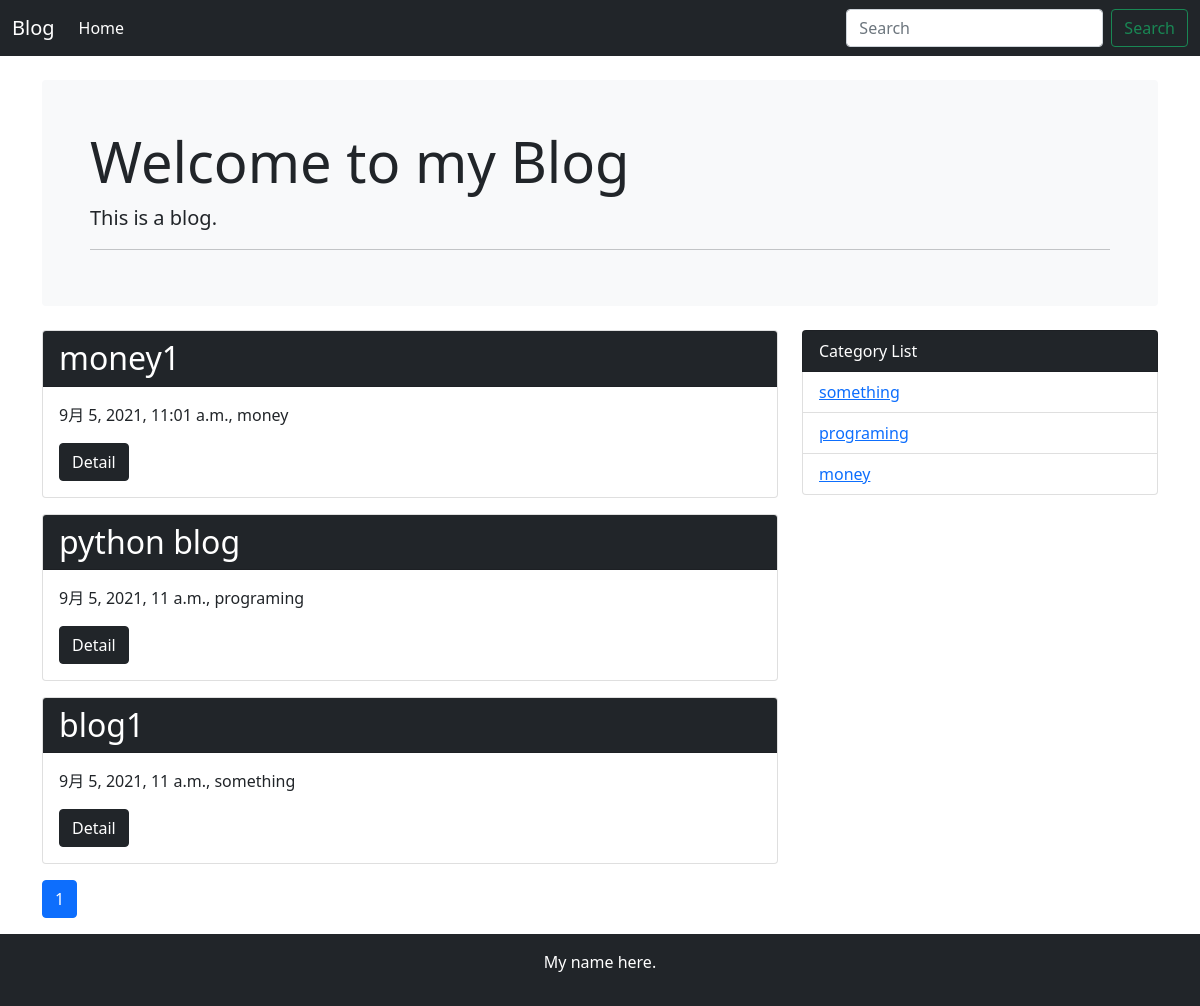
The app's page /, older data.
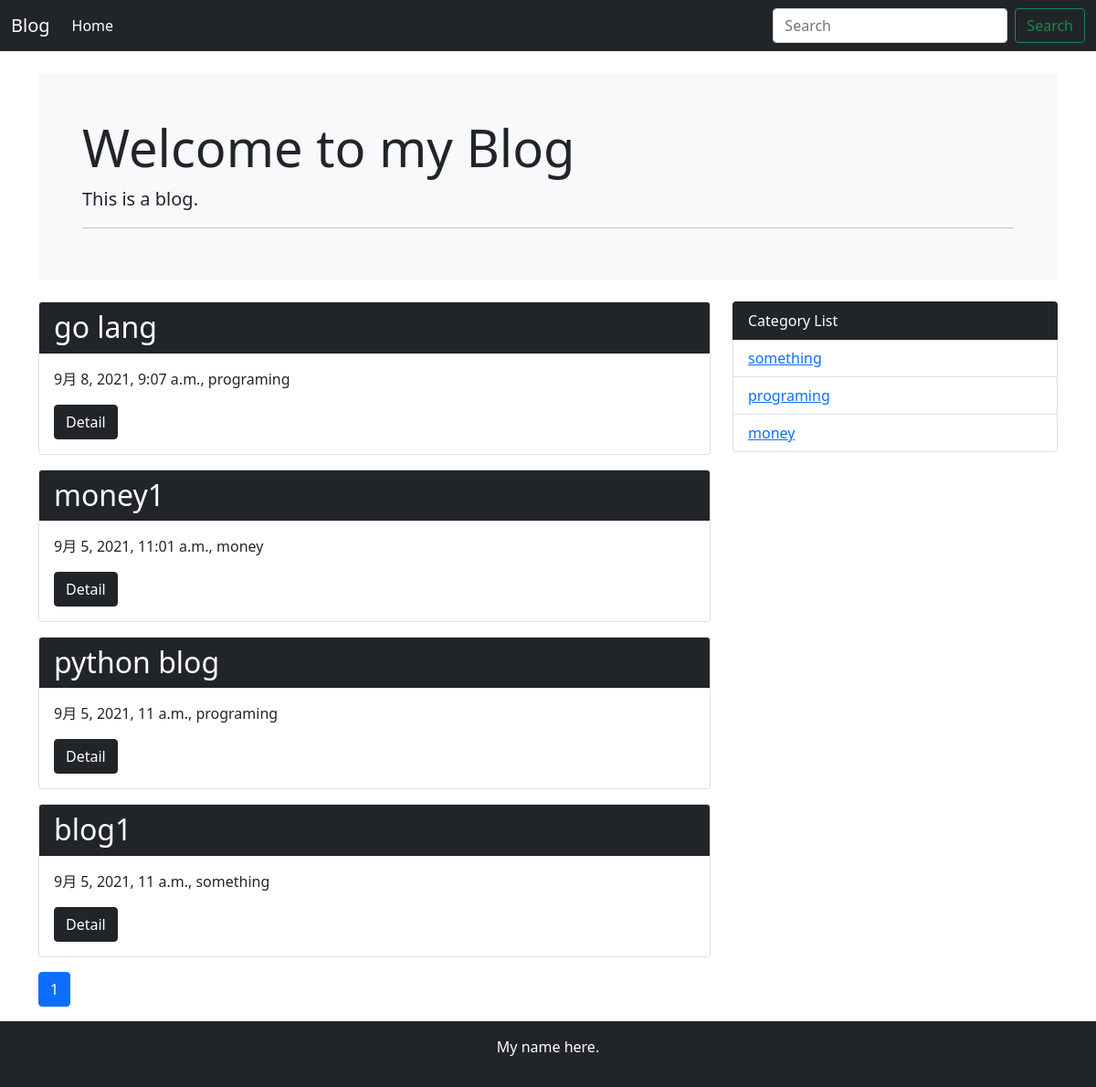
The same page, newer data.
### blog/models.py (models this page shows, shortened)
class Post(models.Model):
    title = models.CharField("Title", max_length=255)
    text = models.TextField("Body")
    created_at = models.DateTimeField("Created date", default=timezone.now)
    category = models.ForeignKey(Category, verbose_name="Category name", on_delete=models.PROTECT)

class Category(models.Model):
    name = models.CharField("Category name", max_length=255)
    created_at = models.DateTimeField("Created date", default=timezone.now)
    def __str__(self):
        return self.name

### blog/views.py (the view)
# urls.py: path("", views.IndexView.as_view(), name="index"),
class IndexView(generic.ListView):
    model = Post
    paginate_by = 5
    def get_queryset(self):
        queryset = Post.objects.order_by("-created_at")
        keyword = self.request.GET.get("keyword")
        if keyword:
            queryset = queryset.filter(
                Q(title__icontains=keyword) | Q(text__icontains=keyword)
            )
        return queryset

### blog/context_processors.py (called while the page is built)
def common(request):
    context = {
        "category_list": Category.objects.all()
    }
    return context

### blog/templatetags/mytag.py (called while the page is built)
@register.simple_tag
def url_replace(request, field, value):
    url_dict = request.GET.copy()
    url_dict[field] = value
    return url_dict.urlencode()

### blog/templates/blog/post_list.html
{% extends 'blog/base.html' %}
{% block content %}
    {% for post in post_list %}
        <div class="card mb-3">
        <h2 class="card-header bg-dark text-white">{{ post.title }}</h2>
            <div class="card-body">
                <p>{{ post.created_at }}, {{ post.category }}</p>
                <a href="{% url 'blog:detail' post.pk %}" class="btn btn-primary btn-dark">Detail</a>
            </div>
        </div>
    {% endfor %}
{% include 'blog/page.html' %}
{% endblock content %}

### blog/templates/blog/base.html (shortened to what this page needs)
<!doctype html>
<html lang="ja">
  <head>
    <link href="https://cdn.jsdelivr.net/npm/bootstrap@5.1.0/dist/css/bootstrap.min.css" rel="stylesheet">
  </head>
  <body>
    <nav class="navbar navbar-expand-xl navbar-dark bg-dark">
    <div class="container-fluid">
      <a class="navbar-brand" href="#">Blog</a>
      <div class="collapse navbar-collapse" id="navbarBasic">
        <ul class="navbar-nav me-auto mb-2 mb-xl-0">
          <li class="nav-item">
            <a class="nav-link active" aria-current="page" href="{% url 'blog:index' %}">Home</a>
          </li>
        </ul>
        <form class="d-flex" method="GET" action="{% url 'blog:index' %}">
          <input class="form-control me-2" type="search" placeholder="Search" aria-label="Search" name="keyword">
          <button class="btn btn-outline-success" type="submit">Search</button>
        </form>
      </div>
    </div>
  </nav>
  <div class="container">
    <div class="bg-light p-3 p-sm-5 my-4 rounded">
      <h1 class="display-4">Welcome to my Blog</h1>
      <p class="lead">This is a blog.</p>
      <hr class="my-2">
    </div>
  </div>
    <div class="container">
      <div class="row">
        <div class="col-md-8">
          {% block content%}
          {% endblock %}
        </div>
        <div class="col-md-4">
        <ul class="list-group">
          <li class="list-group-item bg-dark text-white">Category List</li>
          {% for category in category_list %}
            <li class="list-group-item"><a href="{% url 'blog:category' category.pk %}">{{ category }}</a></li>
          {% endfor %}
        </ul>
        </div>
      </div>
    </div>
    <footer class="bg-dark text-white text-center py-3">
    <p>My name here.</p>
    </footer>
  </body>
</html>

Row changes from the older to the newer data that the page shows:
added Post: title "go lang", created_at "9月 8, 2021, 9:07 a.m.", category "programing"
